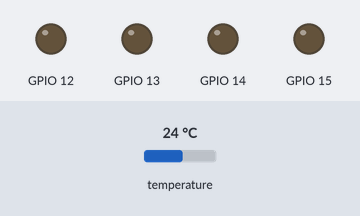
Simulated run of this program. Board: ESP8266 (NodeMCU). On the bench: output pins drawn as LEDs (lit = HIGH). The test bench sets the inputs (shaded band); at power-on: temperature 24 °C. WiFi joins after 1.5 s; servers stay silent unless stated.

Above: at 0.1 s.
At 1.3 s:
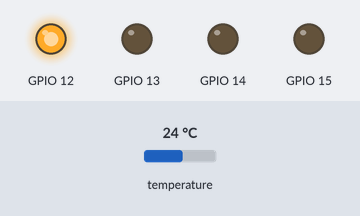
At 11.3 s:
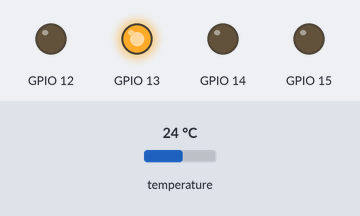
At 20.3 s:
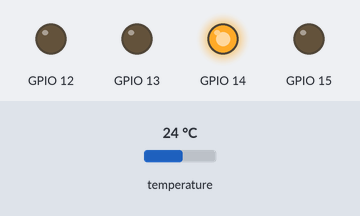
At 39.3 s:
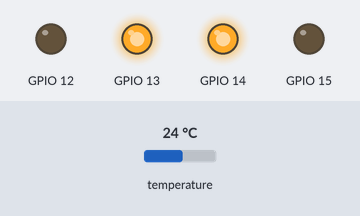
Timing chart, 0 to 40.2 s (numbered marks = the images above):
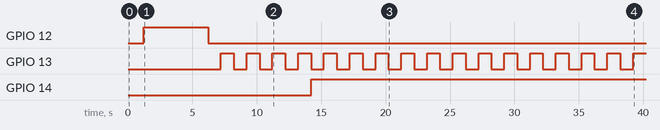

Measured:
- by itself, GPIO 12: LOW → HIGH at 1.2 s, → LOW 5.0 s later
- by itself, GPIO 13: LOW → HIGH at 7.2 s, → LOW 1.0 s later, → HIGH 1.0 s later, → LOW 1.0 s later, … (33 changes in this stretch)
- by itself, GPIO 14: LOW → HIGH at 14.2 s

The program:

main.cpp
```cpp
#include <Arduino.h>
#include <Ticker.h>


#include <main.h>

Ticker timerISR;
uint8 Main_OneTimeCounter = 1U;
String Main_SerialPrint = "";


void setup() {
  /* Initialize Global timer */
  GlobalTimer = 0U;

  Serial.begin(SERIAL_BAUDRATE);

#ifdef SERIAL_PRINT_MAIN
  Main_SerialPrint = "Main: Init Start...............";
  Serial.println(Main_SerialPrint);
#endif
  /* Call Task Manager Init function */
  TaskMgr_Init();

  /* Attach handler to timer interrupt */
  timerISR.attach(0.1,HandleTimerInterrupt);

#ifdef SERIAL_PRINT_MAIN
  Main_SerialPrint = "Main: ...............Init Stop.";
  Serial.println(Main_SerialPrint);
#endif

}

void loop() {
  if (0U < Main_OneTimeCounter)
  {
    Main_OneTimeCounter = 0U;
#ifdef SERIAL_PRINT_MAIN
    Main_SerialPrint = "Main: Loop Start.";
    Serial.println(Main_SerialPrint);
#endif
  }
  else
  {
    /* do nothing */
  }


  /* Execute task manager */
  TaskMgr_Main();
}

void HandleTimerInterrupt(void)
{
  /* Increment global timer. */
  GlobalTimer++;

  if (0U == (GlobalTimer % TIMER_100MS))
  {
    /* Flag 1s Task as to be executed */
    Rte_IWrite_TaskMgr_Handler_Flags |= 1 << TIMER_100MS_ID;
  }
  else
  {
    /* do nothing */
  }
  if (0U == (GlobalTimer % TIMER_200MS))
  {
    /* Flag 1s Task as to be executed */
    Rte_IWrite_TaskMgr_Handler_Flags |= 1 << TIMER_200MS_ID;
  }
  else
  {
    /* do nothing */
  }
  if (0U == (GlobalTimer % TIMER_1S))
  {
    /* Flag 1s Task as to be executed */
    Rte_IWrite_TaskMgr_Handler_Flags |= 1 << TIMER_1S_ID;
  }
  else
  {
    /* do nothing */
  }
  if (0U == (GlobalTimer % TIMER_5S))
  {
    /* Flag 5s Task as to be executed */
    Rte_IWrite_TaskMgr_Handler_Flags |= 1 << TIMER_5S_ID;
  }
  else
  {
    /* do nothing */
  }
  if (0U == (GlobalTimer % TIMER_10S))
  {
    /* Flag 10s Task as to be executed */
    Rte_IWrite_TaskMgr_Handler_Flags |= 1 << TIMER_10S_ID;
  }
  else
  {
    /* do nothing */
  }
  if (0U == (GlobalTimer % TIMER_30S))
  {
    /* Flag 30s Task as to be executed */
    Rte_IWrite_TaskMgr_Handler_Flags |= 1 << TIMER_30S_ID;
  }
  else
  {
    /* do nothing */
  }
  if (0U == (GlobalTimer % TIMER_1M))
  {
    /* Flag 1m Task as to be executed */
    Rte_IWrite_TaskMgr_Handler_Flags |= 1 << TIMER_1M_ID;
  }
  else
  {
    /* do nothing */
  }
  if (GlobalTimer == TIMER_1M)
  {
    /* Reset timer */
    GlobalTimer = 0;
  }
  else
  {
    /* do nothing */
  }
}
```

ColdSmokeAppl.h
```cpp
#ifndef COLDSMOKEAPPL_H
#define COLDSMOKEAPPL_H 1
/**************** Includes ************/
#include <Arduino.h>


/**************** Defines ************/

/**************** Varables ************/


/**************** Functions ************/
void ColdSmokeAppl_Init(void);
void ColdSmokeAppl_Main(void);


#endif
```

Rte_Types.h
```cpp
#ifndef RTE_TYPES_H
#define RTE_TYPES_H 1
/**************** Includes ************/
#include <Arduino.h>


/**************** Data Types ************/
typedef struct Rte_Temperature_Reading_Type_Tag
{
    float      Data;
    uint8       Qf;
}Rte_Temperature_Reading_Type;


/**************** Varables ************/


/**************** Functions ************/
void Rte_Init(void);


#endif
```

TaskMgr.h
```cpp
#ifndef TASKMGR_H
#define TASKMGR_H 1
/**************** Includes ************/
#include <Arduino.h>


/**************** Defines ************/
#define TIMER_100MS             1U
#define TIMER_200MS             2U
#define TIMER_1S                10U
#define TIMER_5S                50U
#define TIMER_10S               100U
#define TIMER_30S               300U
#define TIMER_1M                600U /* put back to 120 */


#define TIMER_100MS_ID          0U
#define TIMER_200MS_ID          1U
#define TIMER_1S_ID             2U
#define TIMER_5S_ID             3U
#define TIMER_10S_ID            4U
#define TIMER_30S_ID            5U
#define TIMER_1M_ID             6U

#define NUMBER_OF_TIMERS        5U


/**************** Varables ************/


/**************** Functions ************/

void TaskMgr_Init(void);
void TaskMgr_Main(void);


#endif
```

Temperature.h
```cpp
#ifndef TEMPERATURE_H
#define TEMPERATURE_H 1
/**************** Includes ************/
#include <Arduino.h>


/**************** Defines ************/

#define TEMPERATURE_HANDLE_READING_ID       0U
#define TEMPERATURE_FIRST_READ_DONE_ID      1U

#define TEMPERATURE_READ_TEMP_FACTOR   10U /* Multiplication factor of the sensor data */

#define TEMPERATURE_MIN_TEMP            0U
#define TEMPERATURE_MAX_TEMP            100U


/**************** Varables ************/


/**************** Functions ************/
void Temperature_Init(void);
void Temperature_Main(void);


#endif
```

WiFiAccPoint.h
```cpp
#ifndef WIFIACCPOINT_H
#define WIFIACCPOINT_H 1

/**************** Includes ************/
#include <Arduino.h>


/**************** Defines ************/


/**************** Varables ************/


/**************** Functions ************/
void WiFiAccPoint_Init(void);
void WiFiAccPoint_Main(void);


#endif
```

ColdSmokeAppl.cpp
```cpp
#include <ColdSmokeAppl.h>
#include <Temperature.h>

#include "ColdSmokeAppl_Priv.h"

/* Global Variables */
ColdSmokeAppl_Data_Type ColdSmokeAppl_Data;

uint8 ColdSmokeAppl_OneTimeCounter = 1U;
String ColdSmokeAppl_SerialPrint = "";

/* Functions */
/********************************************************
* ColdSmokeAppl Init function.
********************************************************/
void ColdSmokeAppl_Init(void)
{
#ifdef SERIAL_PRINT_COLDSMOKEAPPL
    ColdSmokeAppl_SerialPrint = "ColdSmokeAppl: Init Start...";
    Serial.print(ColdSmokeAppl_SerialPrint);
#endif


    Rte_IWrite_ColdSmokeAppl_TargetTemp = COLDSMOKEAPPL_DEFAULT_TARGET_TEMP;

    ColdSmokeAppl_Data.u16TargetTemp = COLDSMOKEAPPL_DEFAULT_TARGET_TEMP * COLDSMOKEAPPL_TEMP_SCALE;
    ColdSmokeAppl_Data.u8WaitInInit = 0U;
    ColdSmokeAppl_Data.u8LedsStatus = 0U;
    ColdSmokeAppl_Data.u8HeatingStatus = COLDSMOKEAPPL_HEATING_STATUS_OFF;


    ColdSmokeAppl_Data.State = COLDSMOKEAPPL_STATE_INIT;

#ifdef SERIAL_PRINT_COLDSMOKEAPPL
    ColdSmokeAppl_SerialPrint = "  ...Stop.";
    Serial.println(ColdSmokeAppl_SerialPrint);
#endif
}


/********************************************************
* ColdSmokeAppl Main function.
********************************************************/
void ColdSmokeAppl_Main(void)
{
    if (0U < ColdSmokeAppl_OneTimeCounter)
    {
        ColdSmokeAppl_OneTimeCounter = 0U;
#ifdef SERIAL_PRINT_COLDSMOKEAPPL
        ColdSmokeAppl_SerialPrint = "ColdSmokeAppl: Loop Start.";
        Serial.println(ColdSmokeAppl_SerialPrint);
#endif
    }
    else
    {
        /* do nothing */
    }

    switch (ColdSmokeAppl_Data.State)
    {
        case COLDSMOKEAPPL_STATE_INIT:
        {
            if (COLDSMOKEAPPL_INIT_WAIT_THRESH > ColdSmokeAppl_Data.u8WaitInInit)
            {
                ColdSmokeAppl_Data.u8WaitInInit++;
                if (COLDSMOKEAPPL_LED_STATUS_OFF == (ColdSmokeAppl_Data.u8LedsStatus & (1U << COLDSMOKEAPPL_RED_LED_MASK)))
                {
                    /* Set RED led ON */
                    ColdSmokeAppl_Data.u8LedsStatus |= (1U << COLDSMOKEAPPL_RED_LED_MASK);
                    DIO_SetPinValue(COLDSMOKEAPPL_RED_LED_PIN, DIO_PIN_ON);
                }
                else
                {
                    /* Led is already on -> do nothing */
                }
            }
            else
            {
                /* Set RED led OFF */
                ColdSmokeAppl_Data.u8LedsStatus &= ~(1U << COLDSMOKEAPPL_RED_LED_MASK);
                DIO_SetPinValue(COLDSMOKEAPPL_RED_LED_PIN, DIO_PIN_OFF);

                /* Waiting time expired -> start heating */
                ColdSmokeAppl_Data.State = COLDSMOKEAPPL_STATE_PREHEAT;
            }

            break;
        }
        case COLDSMOKEAPPL_STATE_PREHEAT:
        {
            ColdSmokeAppl_ToggleYellowLed();
            ColdSmokeAppl_CheckTemp();
            break;
        }
        case COLDSMOKEAPPL_STATE_READY:
        {
            if (COLDSMOKEAPPL_LED_STATUS_OFF == (ColdSmokeAppl_Data.u8LedsStatus & (1U << COLDSMOKEAPPL_GREEN_LED_MASK)))
            {
                /* Set GREEN led ON */
                ColdSmokeAppl_Data.u8LedsStatus |= (1U << COLDSMOKEAPPL_GREEN_LED_MASK);
                DIO_SetPinValue(COLDSMOKEAPPL_GREEN_LED_PIN, DIO_PIN_ON);
            }
            else
            {
                /* Led is already on -> do nothing */
            }
            if (COLDSMOKEAPPL_LED_STATUS_OFF != (ColdSmokeAppl_Data.u8LedsStatus & (1U << COLDSMOKEAPPL_YELLOW_LED_MASK)))
            {
                /* Set YELLOW led OFF */
                ColdSmokeAppl_Data.u8LedsStatus &= ~(1U << COLDSMOKEAPPL_YELLOW_LED_MASK);
                DIO_SetPinValue(COLDSMOKEAPPL_YELLOW_LED_PIN, DIO_PIN_OFF);
            }
            else
            {
                /* Led is already off -> do nothing */
            }

            ColdSmokeAppl_CheckTemp();
            break;
        }
        default:
            break;
    }
}

void ColdSmokeAppl_CheckTemp(void)
{
    /* check quality status of the Temperature */
    if (TEMPERATURE_QF_GOOD == Rte_IRead_ColdSmokeAppl_Temperature_ReadedTemperature.Qf)
    {
        /* Quality status good -> call heating handling */
        ColdSmokeAppl_HandleHeating();
    }
    else
    {
        if(FALSE != (Rte_IRead_ColdSmokeAppl_Temperature_ActionFlags &(1 << TEMPERATURE_FIRST_READ_DONE_ID)))
        {
            /* No need to Reset handle reading flag */
            //Rte_IWrite_ColdSmokeAppl_Temperature_ActionFlags &= ~(1 << TEMPERATURE_FIRST_READ_DONE_ID);

            /* QF is not good -> start Red Led blinking as error state */
            ColdSmokeAppl_ToggleRedLed();
        }
        else
        {
            /* Wait till forst reading is performed */
        }
    }
}

void ColdSmokeAppl_HandleHeating(void)
{
    uint16 u16TargetTempLocal, u16CurrentTempLocal;

    u16TargetTempLocal = Rte_IWrite_ColdSmokeAppl_TargetTemp * COLDSMOKEAPPL_TEMP_SCALE;
    u16CurrentTempLocal = (uint16)(Rte_IRead_ColdSmokeAppl_Temperature_ReadedTemperature.Data * COLDSMOKEAPPL_TEMP_SCALE);
    /* check current temperature */
    if ((u16TargetTempLocal - COLDSMOKEAPPL_TEMP_TOLERANCE) > u16CurrentTempLocal)
    {
        if (COLDSMOKEAPPL_HEATING_STATUS_ON != ColdSmokeAppl_Data.u8HeatingStatus)
        {
            /* Set heating on */
            ColdSmokeAppl_Data.u8HeatingStatus = COLDSMOKEAPPL_HEATING_STATUS_ON;
            DIO_SetRelayPinValue(COLDSMOKEAPPL_RELAY_PIN, DIO_PIN_ON);
        }
        else
        {
            /* Heating is alredy on -> do nothing */
        }
    }
    else if (u16TargetTempLocal <= u16CurrentTempLocal)
    {
        if (COLDSMOKEAPPL_HEATING_STATUS_OFF != ColdSmokeAppl_Data.u8HeatingStatus)
        {
            /* Set heating off */
            ColdSmokeAppl_Data.u8HeatingStatus = COLDSMOKEAPPL_HEATING_STATUS_OFF;
            DIO_SetRelayPinValue(COLDSMOKEAPPL_RELAY_PIN, DIO_PIN_OFF);

            /* jump to READY state */
            ColdSmokeAppl_Data.State = COLDSMOKEAPPL_STATE_READY;
        }
        else
        {
            /* Heating is alredy off -> do nothing */
        }
    }
    else
    {
        /* between tolerance -> do nothing */
    }
}

void ColdSmokeAppl_ToggleRedLed(void)
{
    if (COLDSMOKEAPPL_LED_STATUS_OFF != (ColdSmokeAppl_Data.u8LedsStatus & (1U << COLDSMOKEAPPL_RED_LED_MASK)))
    {
        /* Led is already on -> set it off */
        ColdSmokeAppl_Data.u8LedsStatus &= ~(1U << COLDSMOKEAPPL_RED_LED_MASK);
        DIO_SetPinValue(COLDSMOKEAPPL_RED_LED_PIN, DIO_PIN_OFF);
    }
    else
    {
        /* Set RED led ON */
        ColdSmokeAppl_Data.u8LedsStatus |= (1U << COLDSMOKEAPPL_RED_LED_MASK);
        DIO_SetPinValue(COLDSMOKEAPPL_RED_LED_PIN, DIO_PIN_ON);

    }

    /* Error status -> shut down heating */
    if (COLDSMOKEAPPL_HEATING_STATUS_OFF != ColdSmokeAppl_Data.u8HeatingStatus)
    {
        /* Set heating off */
        ColdSmokeAppl_Data.u8HeatingStatus = COLDSMOKEAPPL_HEATING_STATUS_OFF;
        DIO_SetRelayPinValue(COLDSMOKEAPPL_RELAY_PIN, DIO_PIN_OFF);
    }
    else
    {
        /* Heating is alredy off -> do nothing */
    }

}
void ColdSmokeAppl_ToggleYellowLed(void)
{
    if (COLDSMOKEAPPL_LED_STATUS_OFF != (ColdSmokeAppl_Data.u8LedsStatus & (1U << COLDSMOKEAPPL_YELLOW_LED_MASK)))
    {
        /* Led is already on -> set it off */
        ColdSmokeAppl_Data.u8LedsStatus &= ~(1U << COLDSMOKEAPPL_YELLOW_LED_MASK);
        DIO_SetPinValue(COLDSMOKEAPPL_YELLOW_LED_PIN, DIO_PIN_OFF);
    }
    else
    {
        /* Set RED led ON */
        ColdSmokeAppl_Data.u8LedsStatus |= (1U << COLDSMOKEAPPL_YELLOW_LED_MASK);
        DIO_SetPinValue(COLDSMOKEAPPL_YELLOW_LED_PIN, DIO_PIN_ON);
    }
}
```

ColdSmokeAppl_Priv.h
```cpp
#ifndef COLDSMOKEAPPL_PRIV_H
#define COLDSMOKEAPPL_PRIV_H 1
/**************** Includes ************/
#include <Arduino.h>
#include <Rte_Types.h>
#include <DIO.h>

#include "CompilerSwitch.h"


/**************** Defines ************/
#define COLDSMOKEAPPL_STATE_INIT                      1U
#define COLDSMOKEAPPL_STATE_PREHEAT                   2U
#define COLDSMOKEAPPL_STATE_READY                     3U

#define COLDSMOKEAPPL_INIT_WAIT_THRESH                5U /* wait in init 5 seconds before start */


#define COLDSMOKEAPPL_RED_LED_MASK                      0U
#define COLDSMOKEAPPL_YELLOW_LED_MASK                   1U
#define COLDSMOKEAPPL_GREEN_LED_MASK                    2U

#define COLDSMOKEAPPL_LED_STATUS_OFF                    0U
#define COLDSMOKEAPPL_LED_STATUS_ON                     1U

#define COLDSMOKEAPPL_HEATING_STATUS_OFF                0U
#define COLDSMOKEAPPL_HEATING_STATUS_ON                 1U

#define COLDSMOKEAPPL_DEFAULT_TARGET_TEMP               60U /* 60 Celsius*/
#define COLDSMOKEAPPL_TEMP_SCALE                        10U /* Internal temperature scaling */
#define COLDSMOKEAPPL_TEMP_TOLERANCE                    5U /* Internal temperature tolerance 0.5 Celsius */


/**************** Varables ************/
typedef struct ColdSmokeAppl_Data_Type_Tag
{
    uint8       State;
    uint16      u16TargetTemp;
    uint8       u8WaitInInit;
    uint8       u8LedsStatus;
    uint8       u8HeatingStatus;
}ColdSmokeAppl_Data_Type;

extern uint8 Rte_ColdSmokeAppl_TargetTemp;
#define Rte_IWrite_ColdSmokeAppl_TargetTemp    Rte_ColdSmokeAppl_TargetTemp

extern Rte_Temperature_Reading_Type Rte_Temperature_ReadedTemp;
#define Rte_IRead_ColdSmokeAppl_Temperature_ReadedTemperature    Rte_Temperature_ReadedTemp

extern uint8 Rte_Temperature_ActionFlags;
#define Rte_IRead_ColdSmokeAppl_Temperature_ActionFlags    Rte_Temperature_ActionFlags
#define Rte_IWrite_ColdSmokeAppl_Temperature_ActionFlags    Rte_Temperature_ActionFlags


/**************** Functions ************/
void ColdSmokeAppl_ToggleRedLed(void);
void ColdSmokeAppl_ToggleYellowLed(void);
void ColdSmokeAppl_CheckTemp(void);
void ColdSmokeAppl_HandleHeating(void);


#endif
```

CompilerSwitch.h
```cpp
#ifndef COMPILER_SWITCH_H
#define COMPILER_SWITCH_H 1
/* This header shall be included in everi software component.
    This header includes defines which are used as compiler switches. */


// #define SERIAL_PRINT_MAIN                       1U /* If this define exist serial prints are working for Main module */
// #define SERIAL_PRINT_TASKMGR                    1U /* If this define exist serial prints are working for TaskManager module */
// #define SERIAL_PRINT_TEMP                       1U /* If this define exist serial prints are working for Temperature module */
// #define SERIAL_PRINT_DIO                        1U /* If this define exist serial prints are working for Dio module */
// #define SERIAL_PRINT_WIFIACCPOINT               1U /* If this define exist serial prints are working for WebServer module */
// #define SERIAL_PRINT_COLDSMOKEAPPL              1U /* If this define exist serial prints are working for Cold Smoke Application module */


/* If this define exist then IO pin is seted to LOW in order to activate relay/heating. */
/* Comment/delete define for reqular active on HIGH relay*/
//#define RELAY_TYPE_ACTIVE_ON_LOW            1U

#ifdef RELAY_TYPE_ACTIVE_ON_LOW
#define RELAY_DEFAULT_INIT_VALUE            HIGH
#else
#define RELAY_DEFAULT_INIT_VALUE            LOW
#endif

/* Some other defines used by all the modules */
#define TRUE                    1U
#define FALSE                   0U


#define TEMPERATURE_QF_INIT             0U
#define TEMPERATURE_QF_GOOD             1U
#define TEMPERATURE_QF_FAILING          2U
#define TEMPERATURE_QF_BAD              3U


const char WiFi_Name[] = "ColdSmoke";          // WiFi name (SSID)
const char WiFi_Password[] = "Cold1234";       // WiFi password

/* Application pin configuration */
#define COLDSMOKEAPPL_TEMP_SENSOR_PIN                   4U /* D02 */
#define COLDSMOKEAPPL_RELAY_PIN                         14U /* D05 */
#define COLDSMOKEAPPL_RED_LED_PIN                       12U /* D06 */
#define COLDSMOKEAPPL_YELLOW_LED_PIN                    13U /* D07 */
#define COLDSMOKEAPPL_GREEN_LED_PIN                     15U /* D08 */


#endif
```

Rte.cpp
```cpp
/**************** Includes ************/
#include <Arduino.h>
#include <Rte_Types.h>

#include "CompilerSwitch.h"

/**************** Defines ************/
#define RTE_DELAY_MS_FACTOR         16000U

/**************** Varables ************/
/// OS ///
uint8 Rte_TaskMgr_Handler_Flags;
//------//

/// Temperature ///
Rte_Temperature_Reading_Type Rte_Temperature_ReadedTemp;
uint8 Rte_Temperature_ActionFlags;
//---------------//

/// WebServer ///
uint8 Rte_WiFiAccPoint_Status;
//---------------//

/// ColdSmokeAppl ///
uint8 Rte_ColdSmokeAppl_TargetTemp;
//---------------//

/**************** Functions ************/
void Rte_Init(void)
{
    /// OS ///
    Rte_TaskMgr_Handler_Flags = 0U;
    //------//

    /// WebServer ///
    Rte_WiFiAccPoint_Status = 0U;
    //------//

    /// ColdSmokeAppl ///
    Rte_ColdSmokeAppl_TargetTemp = 0U;
    //------//


    /// Temperature ///
    Rte_Temperature_ActionFlags = 0U;
    Rte_Temperature_ReadedTemp.Data = 0U;
    Rte_Temperature_ReadedTemp.Qf = 0U;
    //---------------//

}

void Rte_DelayMs(unsigned int d)
{
    unsigned int i;
    d = d * RTE_DELAY_MS_FACTOR;
    for (i = 0; i < d; i++)  // loop time is 5 machine cycles: 31.25ns @ 160MHz, 62.5ns @ 80MHz
    {
        asm("nop"); // minimum element to keep GCC from optimizing this function out.
    }

}
```

Source omitted: TaskMgr.cpp (5428 bytes), TaskMgr_Priv.h (942 bytes), Temperature.cpp (7209 bytes), Temperature_Priv.h (1527 bytes), WiFiAccPoint.cpp (3742 bytes), WiFiAccPoint_Priv.h (2851 bytes), main.h (480 bytes), DIO.h (538 bytes), DIO.cpp (2727 bytes), DIO_Priv.h (488 bytes)
